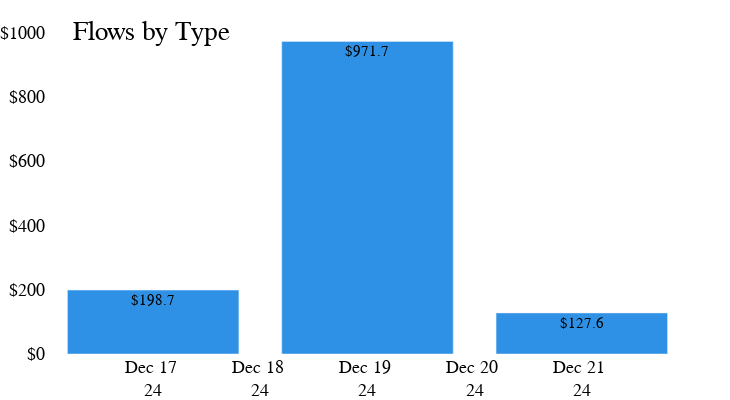

The notebook cell this image was saved under:
### Code cell
chartBuilder(
    fig=flows_fig_2,
    title='Flows by Type',
    dt_index=False,
    groupby='True',
    add_the_date=False,
    show=True,
    save=False
)

### Figure 1 — Plotly figure (JSON) as saved in the notebook; plotly's stock layout.template omitted (floating-point values rounded to 4 significant figures)
{"data": [{"marker": {"color": "#2E91E5"}, "name": "inflow ($127.6)", "orientation": "v", "showlegend": false, "text": ["$198.7", "$971.7", "$127.6"], "textfont": {"color": "black", "family": "Cardo", "size": 14}, "textposition": "auto", "type": "bar", "x": ["2024-12-17T00:00:00", "2024-12-19T00:00:00", "2024-12-21T00:00:00"], "xaxis": "x", "y": [198.7, 971.7, 127.6], "yaxis": "y"}], "layout": {"autosize": true, "barmode": "relative", "font": {"color": "black", "family": "Cardo", "size": 18}, "height": 400, "legend": {"bgcolor": "rgba(0,0,0,0)", "font": {"color": "black", "family": "Cardo", "size": 14}, "orientation": "v", "traceorder": "normal", "x": 0.025, "xanchor": "left", "y": 1, "yanchor": "top"}, "margin": {"b": 0, "l": 0, "r": 0, "t": 25}, "paper_bgcolor": "rgba(0,0,0,0)", "plot_bgcolor": "rgba(0,0,0,0)", "title": {"font": {"color": "black", "family": "Cardo", "size": 27}, "text": "<span style='color: black; font-weight: normal;'>Flows by Type</span><br><sub style='font-size: 18px; color: black; font-weight: normal;'></sub>", "x": 0.1, "xanchor": "left", "y": 0.9, "yanchor": "top"}, "uniformtext": {"minsize": 15, "mode": "show"}, "width": 730, "xaxis": {"anchor": "y", "domain": [0, 0.94], "range": ["2024-12-16T00:00:00", "2024-12-22T00:00:00"], "tick0": "2024-12-17T00:00:00", "tickfont": {"color": "black", "family": "Cardo", "size": 18}, "tickformat": "%b %d <br>%y", "tickvals": ["2024-12-17", "2024-12-18", "2024-12-19", "2024-12-20", "2024-12-21"], "title": {"font": {"color": "black", "family": "Cardo", "size": 18}}}, "yaxis": {"anchor": "x", "domain": [0, 1], "tickfont": {"color": "black", "family": "Cardo", "size": 18}, "tickprefix": "$"}, "yaxis2": {"anchor": "x", "overlaying": "y", "side": "right"}}}
